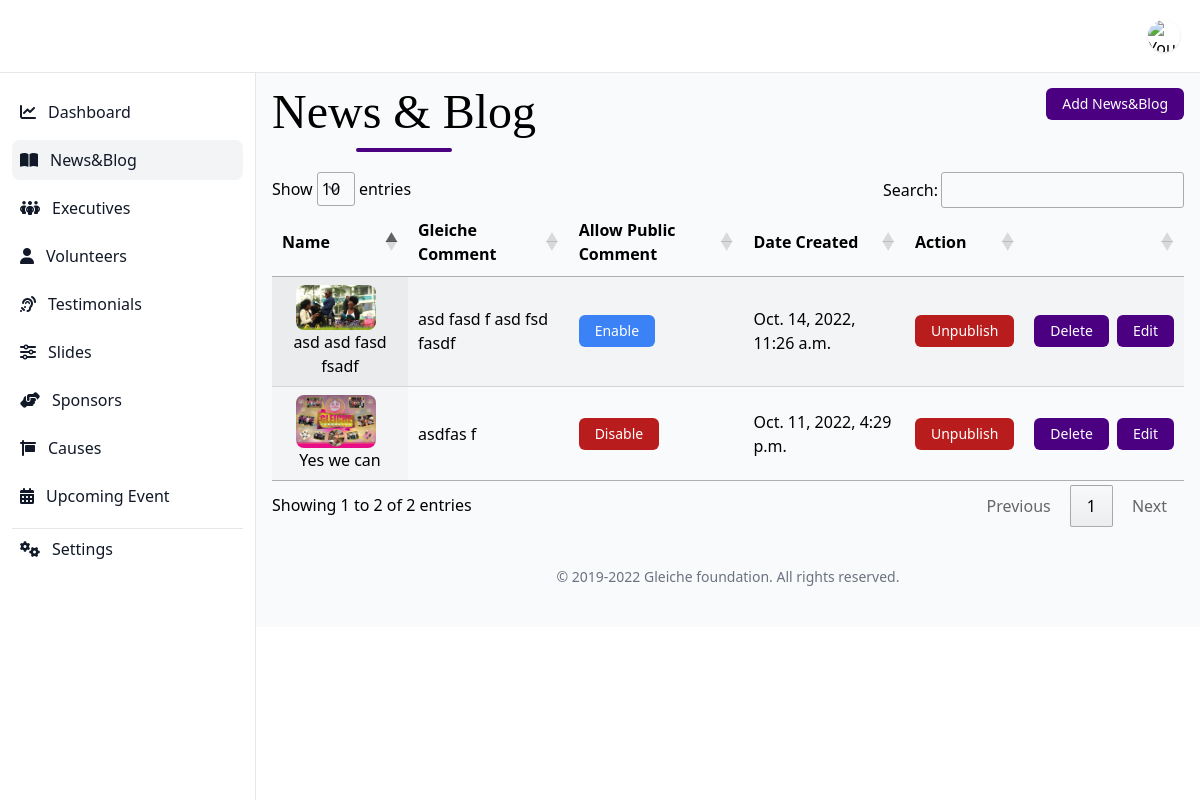
The app's page /system/news_blog/ with its own data.
### backend/models.py (models this page shows, shortened)
class NewsBlog(models.Model):
    title = models.CharField(max_length=200, null=False)
    content = models.TextField()
    image = models.ImageField(upload_to=news_upload_to_dir, default=default_gleiche_banner_image ,blank=True)
    publish = models.BooleanField(default=False)
    allow_public_comments = models.BooleanField(default=False,)
    user_comment = models.TextField(null=True,blank=True)
    date_created = models.DateTimeField(auto_now_add=True)
    slug = AutoSlugField(populate_from='title', unique_with='date_created__month')
    class Meta:
        verbose_name = 'news_blog'
        verbose_name_plural = 'news_blogs'
        ordering = ('-date_created',)

### backend/views.py (the view)
# urls.py: path('news_blog/', views.news_blog, name="system_news_blog"),
def news_blog(request):
    news_blogs = NewsBlog.objects.all().order_by('-date_created')
    data = {
        'news_blogs': news_blogs
    }
    return render(request, 'backend/news_blog.html', data)

### backend/templates/backend/news_blog.html (shortened to what this page needs)
{% extends 'backend/main.html' %}
{% block main %}
<div class="flex justify-between">
    {% include 'backend/includes/page_header.html' with title='News & Blog' %}
    <div>
        {% url 'add_news_blog' as action_url %}
        {% include 'backend/components/link_button.html' with text="Add News&Blog" link=action_url %}
    </div>
</div>
<div class=" mt-5">
    <table class="table_id display">
        <thead>
            <tr>
                <th>Name</th>
                <th>Gleiche Comment</th>
                <th>Allow Public Comment</th>
                <th>Date Created</th>
                <th>Action</th>
                <th></th>
            </tr>
        </thead>
        <tbody>
            {% for item in news_blogs %}
            <tr>
                <td>
                    <div class="flex flex-col items-center">
                        <div class="w-20 mr-2">
                            <img class="rounded-lg" src="/static/images{{item.image.url}}" alt="">
                        </div>
                        <span class="text-center">
                            {{item.title}}
                        </span>
                    </div>
                </td>
                <td>
                    {{item.user_comment}}
                </td>
                <td x-data="{
                    change_allow_comment_status() {
                        alert('Helloooooooooooooooooooooooo')
                    }
                }">
                    {% if item.allow_public_comments == 0 %}
                    <button
                        class="inline-block px-4 py-1.5 bg-blue-500 hover:bg-blue-200 hover:shadow-2xl transition-all rounded-md text-white text-sm change_public_comment_status"
                        data-news_id="{{item.id}}" data-allow_comment="{{item.allow_public_comments}}">Enable
                    </button>
                    {% else %}
                    <button
                        class="inline-block px-4 py-1.5 bg-red-700 hover:bg-red-200 hover:shadow-2xl transition-all rounded-md text-white text-sm change_public_comment_status"
                        data-news_id="{{item.id}}" data-allow_comment="{{item.allow_public_comments}}">Disable
                    </button>
                    {% endif %}
                </td>
                <td>{{item.date_created}}
                </td>
                <td>
                    {% if item.publish == 0 %}
                    <button
                        class="inline-block px-4 py-1.5 bg-blue-500 hover:bg-blue-200 hover:shadow-2xl transition-all rounded-md text-white text-sm change_publish_status"
                        data-news_id="{{item.id}}" data-allow_comment="{{item.publish}}">Pubish
                    </button>
                    {% else %}
                    <button
                        class="inline-block px-4 py-1.5 bg-red-700 hover:bg-red-200 hover:shadow-2xl transition-all rounded-md text-white text-sm change_publish_status"
                        data-news_id="{{item.id}}" data-allow_comment="{{item.publish}}">Unpublish
                    </button>
                    {% endif %}
                </td>
                <td>
                    <div class="flex">
                        <form action="{% url 'delete_news_blog' item.id %}" method="POST" class="mr-2">
                            {% include 'backend/components/submit_button.html' with text="Delete" style="bg-red-700" %}
                        </form>
                        {% url 'update_news_blog' item.id as update_news_blog %}
                        {% include 'backend/components/link_button.html' with text="Edit" link=update_news_blog %}
                    </div>
                </td>
            </tr>
            {% endfor %}
        </tbody>
    </table>
</div>
{% endblock %}

### backend/templates/backend/components/link_button.html
<a href="{{link}}"
    class="inline-block px-4 py-1.5 bg-primary hover:bg-primary-200 hover:shadow-2xl transition-all rounded-md text-white text-sm {{style}}">
    {{text}}
</a>

### backend/templates/backend/components/submit_button.html
<button type="submit"
    class="inline-block px-4 py-1.5 bg-primary hover:bg-primary-200 hover:shadow-2xl transition-all rounded-md text-white text-sm {{style}}">
    {{text}}
</button>

### records on screen
NewsBlog: image (picture), title "asd asd fasd fsadf", user_comment "asd fasd f asd fsd fasdf", date_created "Oct. 14, 2022, 11:26 a.m.", text "Delete", text "Edit"
NewsBlog: image (picture), title "Yes we can", user_comment "asdfas f", date_created "Oct. 11, 2022, 4:29 p.m.", text "Delete", text "Edit"

### other values on screen
{{ title }} "Dashboard News&Blog Executives Volunteers Testimonials Slides Sponsors Causes Upcoming Event Settings"
{{ title }} "News & Blog"
{{ text }} "Add News&Blog"
